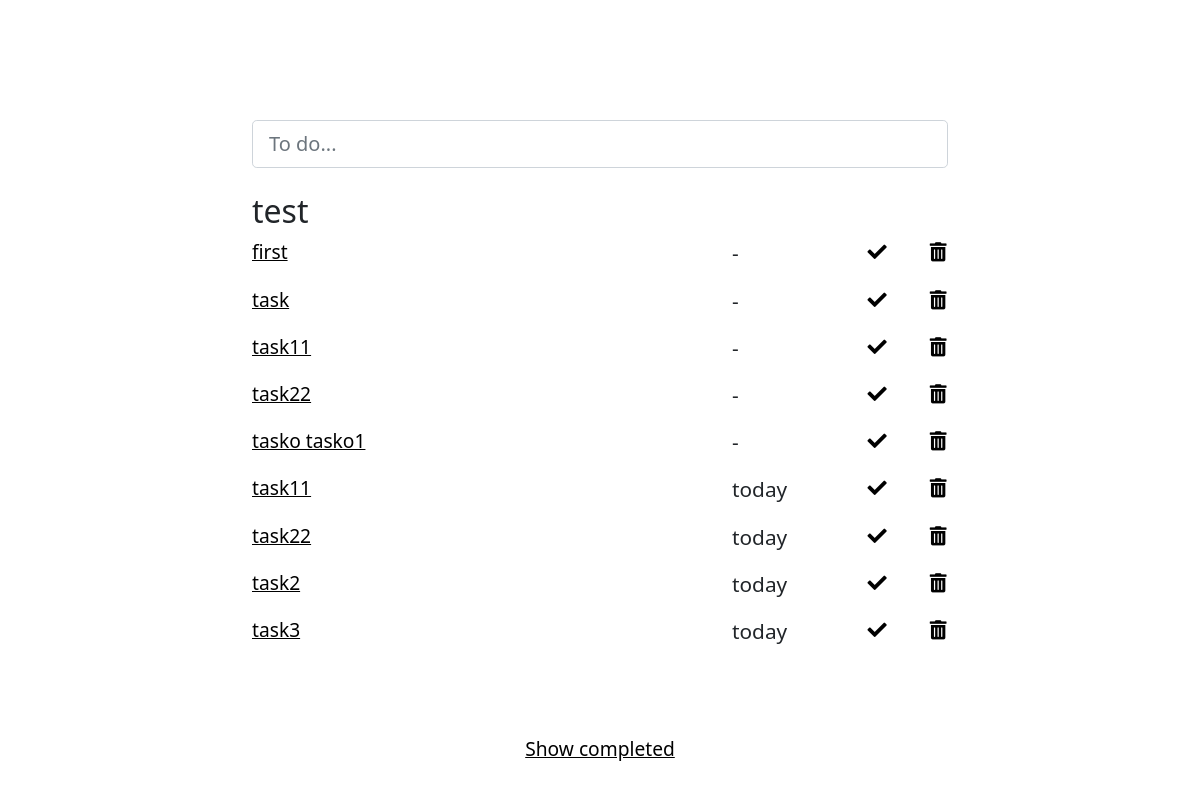
/category/test, run on the app's committed database.
### todoapp/models.py (models this page shows)
class Category(db.Model):
    id = db.Column(db.Integer, primary_key = True)
    name = db.Column(db.String(250), unique=True)
    show = db.Column(db.Boolean, default=True)
    tasks = db.relationship('Tasks', backref='category', lazy=True)
    project_id = db.Column(db.Integer, db.ForeignKey('project.id'))

class Tasks(db.Model):
    id = db.Column(db.Integer, primary_key=True)
    task = db.Column(db.String(250), nullable=False)
    completed = db.Column(db.Boolean, default=False, nullable=False)
    date = db.Column(db.String, default='')
    add_date = db.Column(db.DateTime, default=today, nullable =False)
    start_date = db.Column(db.DateTime)
    completed_date = db.Column(db.DateTime)
    category_id = db.Column(db.Integer, db.ForeignKey('category.id'))

### todoapp/category/views.py (the view)
@category.route('/category/<name>')
def show_category(name):
    print(request.args.get('sort'))
    return make_category_show(name)

### todoapp/category/logic.py (called while the page is built)
def get_category_date(deadline):
    if deadline == '':
        return '-'
    date_name = DateOutput(deadline)
    return date_name.modify_category_date()

def get_tasks(category):
    print(request.args.get('sort'))
    if request.args.get('sort') != None:
        sort_value = request.args.get('sort')
        if sort_value == 'deadlines':
            tasks = DbActions.get_category_tasks_deadlines(category.id)
            tasks = tasks.order_by(Tasks.date)
        elif sort_value == 'optional':
            tasks = DbActions.get_category_optional_tasks(category.id)
            tasks = tasks.order_by(Tasks.date)
    else:
        tasks = DbActions.get_all_category_tasks(category)
    return tasks

def make_category_show(name):
    category = DbActions.get_category(name)
    if category is None:
        return redirect(url_for('dashboard.home_page'))
    tasks = get_tasks(category)
    return render_template('category.html', category_name=name,
        todo_list=tasks, get_deadline= get_category_date)

### todoapp/db_actions.py (called while the page is built)
    def get_category(category_name):
        category_obj = Category.query.filter_by(name=category_name).first()
        return category_obj

    def get_all_category_tasks(category_obj):
        return category_obj.tasks

### todoapp/utilities.py (called while the page is built)
    def base_modify_date(self):
        if self.delta == 1:
            return 'tomorrow'
        elif self.delta == 0:
            return 'today'

    def modify_category_date(self):
        base = self.base_modify_date()
        if base:
            return base
        if self.delta < 0:
            return 'Failed'
        else:
            return f'{self.delta} days'

### todoapp/templates/category.html (shortened to what this page needs)
{% extends 'base.html' %}
{% block content %}
  <section class="todo-list">
    <div class="container-fluid">
      <div class="row">
          <h2>{{category_name}}</h2>
          {% for todo in todo_list %}
            {% if not todo.completed %}
              <div class="col-8">
                <a data-bs-toggle="collapse" href="#task{{todo.id}}" role="button" aria-expanded="false" aria-controls="task{{todo.id}}">
                  {{todo.task}}</a>
              </div>
              <div class="col-2">
                {% if get_deadline(todo.date) == 'Failed'%}
                <p class="deadline"><b>{{get_deadline(todo.date)}}</b></p>
                {% else %}
                <p class="deadline">{{get_deadline(todo.date)}}</p>
                {% endif %}
              </div>
        <div class="col-1 icon-links">
                <a class="but-link" href="{{url_for('service.completed', id=todo.id, category=category_name)}}"><i class="fas fa-check"></i></a>
        </div>
        <div class="col-1 icon-links">
          <a class="but-link" href="{{url_for('service.delete', id=todo.id, category=category_name)}}"><i class="fas fa-trash-alt"></i></a>
        </div>
            {% endif %}
          {% endfor %}
        </div>
      </div>
  </section>
  <section class="completed">
    <div class="container-fluid">
      <div class="open-completed">
        <a data-bs-toggle="collapse" href="#collapseCompleted" role="button" aria-expanded="false" aria-controls="collapseCompleted">
          Show completed</a>
      </div>
    </div>
  </section>
{% endblock %}

### todoapp/templates/base.html (shortened to what this page needs)
<!DOCTYPE html>
<html>
  <head>
    <link href="https://cdn.jsdelivr.net/npm/bootstrap@5.1.2/dist/css/bootstrap.min.css" rel="stylesheet">
    <link rel="stylesheet" href="https://cdn.jsdelivr.net/npm/bootstrap-icons@1.7.2/font/bootstrap-icons.css">
    <link rel="stylesheet" href="{{url_for('static', filename='style.css')}}">
    <link
      rel="stylesheet"
      href="https://use.fontawesome.com/releases/v5.13.0/css/all.css"
    />
  </head>
  <body>
    <section class="add-item">
      <div class='container-fluid'>
      <form method="post" action="{{url_for('service.terminal', category=category_name)}}" autocomplete="off">
        <div class="input-group-lg">
          <input type='text' class="form-control todo-input" placeholder="To do..." name="add" autocomplete="off" autofocus>
        </div>
      </form>
      </div>
    </section>
    {% block content %}
    {% endblock %}
</body>
</html>

### todoapp/static/style.css (style rules this page uses)
.add-item { padding: 10% 20% 0% 20% ; }
.todo-list { padding: 2% 20%; }
.icon-links { text-align: right; }
.but-link { padding: 4%; color: black; }
p { font-size: 1.3rem; }
.completed { padding: 4% 20%; }
a { font-size: 1.2rem; color:black; }
.open-completed { text-align: center; }

### data on the page
Category: name "test"
Tasks: task "first", date "-"
Tasks: task "task", date "-"
Tasks: task "task11", date "-"
Tasks: task "task22", date "-"
Tasks: task "tasko tasko1", date "-"
Tasks: task "task11", date "today"
Tasks: task "task22", date "today"
Tasks: task "task2", date "today"
Tasks: task "task3", date "today"
